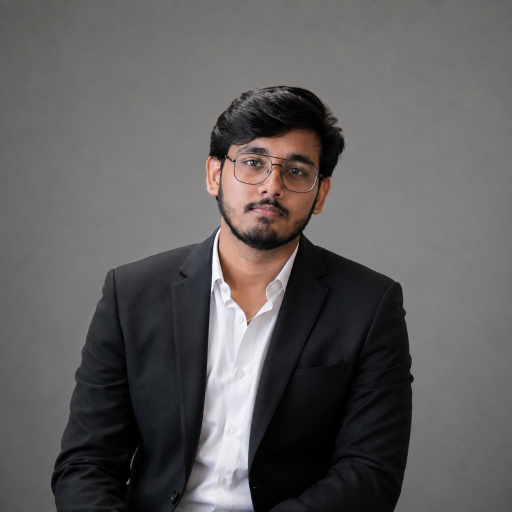
#> input picture profile.jpg, 1024 x 1024 px (shown at 1/2 size)
$ python create_favicon.py
#> lines starting #> are read from the running program, lines starting #| are printed output that depends on the picture
from PIL import Image
import os

def generate_favicons():
    img_path = "profile.jpg"
    if not os.path.exists(img_path):
        print("profile.jpg not found!")
        return

    with Image.open(img_path) as img:
        # Square crop (centered top)
#> img is the input picture: PIL image 1024x1024 RGB; mean R, G, B 95.7, 93.1, 93.1
        width, height = img.size
#> width = 1024; height = 1024
        crop_size = min(width, height)
#> crop_size = 1024

        # Center horizontally, align near top for face focus
        left = (width - crop_size) // 2
#> left = 0
        top = int(height * 0.05)
#> top = 51
        right = left + crop_size
#> right = 1024
        bottom = top + crop_size
#> bottom = 1075

        if bottom > height:
            bottom = height
#> bottom = 1024
            top = height - crop_size
#> top = 0

        cropped_img = img.crop((left, top, right, bottom))

        # Save favicon.png (64x64)
        fav_png = cropped_img.resize((64, 64), Image.Resampling.LANCZOS)
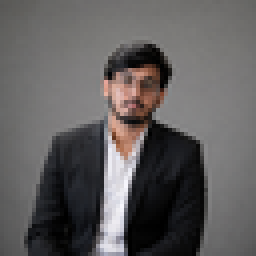
#> fav_png: PIL image 64x64 RGB (shown 4 times larger); mean R, G, B 95.7, 93.1, 93.1
        fav_png.save("favicon.png", "PNG")
        print("Saved favicon.png")

        # Save apple-touch-icon.png (180x180)
        apple_icon = cropped_img.resize((180, 180), Image.Resampling.LANCZOS)
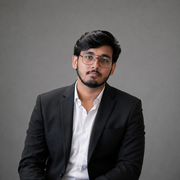
#> apple_icon: PIL image 180x180 RGB; mean R, G, B 95.7, 93.1, 93.1
        apple_icon.save("apple-touch-icon.png", "PNG")
        print("Saved apple-touch-icon.png")

        # Save favicon.ico (containing 16, 32, 48 sizes)
        fav_ico_sizes = [(16, 16), (32, 32), (48, 48)]
        cropped_img.save("favicon.ico", sizes=fav_ico_sizes)
        print("Saved favicon.ico")

if __name__ == "__main__":
    generate_favicons()
